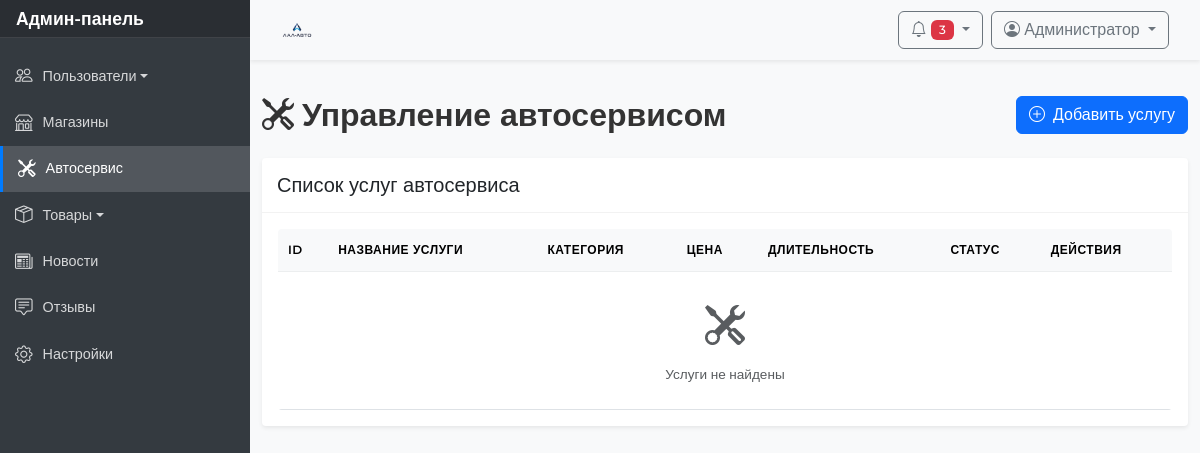
/admin.php?section=service (signed in), run on an earlier commit of the app's database.
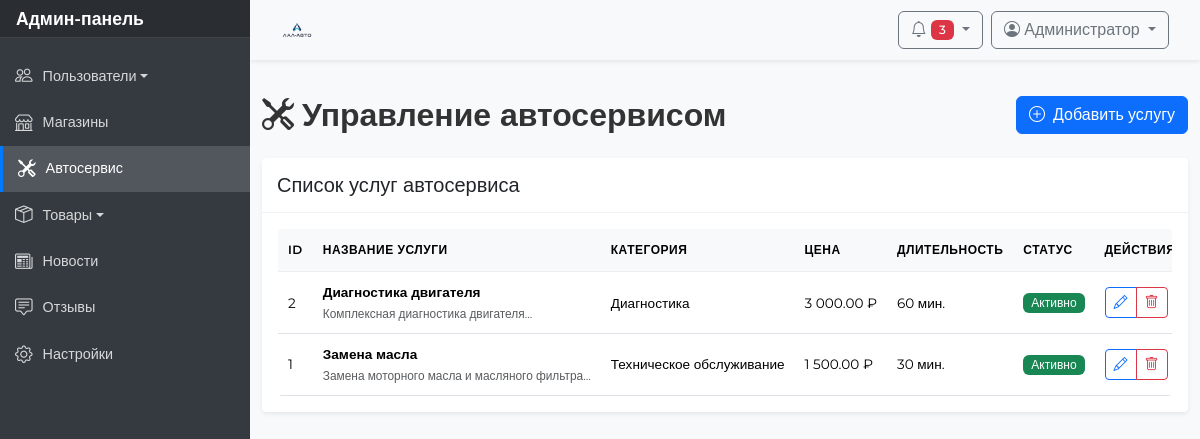
And on a later commit of the database.
### tables this page shows
CREATE TABLE `services` (
  `id` int(11) NOT NULL,
  `name` varchar(255) NOT NULL,
  `category` varchar(100) DEFAULT NULL,
  `price` decimal(10,2) NOT NULL,
  `description` text,
  `duration` int(11) DEFAULT NULL,
  `status` varchar(20) DEFAULT 'active',
  `created_at` timestamp NULL DEFAULT CURRENT_TIMESTAMP
);

### sections/service.php (the view, shortened to what this page needs)
<?php
$stmt = $conn->prepare("SELECT * FROM services ORDER BY category, name");
$stmt->execute();
$result = $stmt->get_result();
$services = [];
while ($row = $result->fetch_assoc())
{
    $services[] = $row;
}
?>
<div class="d-flex flex-column flex-md-row justify-content-between align-items-center mb-4">
    <h2 class="mb-3 mb-md-0">
        <i class="bi bi-tools me-2"></i>Управление автосервисом
    </h2>
    <div class="d-flex gap-2">
        <button class="btn btn-primary" data-bs-toggle="modal" data-bs-target="#addServiceModal">
            <i class="bi bi-plus-circle me-1"></i>
            <span class="d-none d-sm-inline">Добавить услугу</span>
        </button>
    </div>
</div>
<div class="card shadow-sm">
    <div class="card-header bg-white">
        <h5 class="mb-0">Список услуг автосервиса</h5>
    </div>
    <div class="card-body">
        <div class="table-responsive">
            <table class="table table-hover">
                <thead>
                    <tr>
                        <th>ID</th>
                        <th>Название услуги</th>
                        <th>Категория</th>
                        <th>Цена</th>
                        <th>Длительность</th>
                        <th>Статус</th>
                        <th>Действия</th>
                    </tr>
                </thead>
                <tbody>
                    <?php
                    if (count($services) > 0)
                    {
                        foreach ($services as $service)
                        {
                        ?>
                        <tr>
                            <td><?= $service['id'] ?></td>
                            <td>
                                <strong><?= htmlspecialchars($service['name']) ?></strong>
                                <?php
                                if (!empty($service['description']))
                                {
                                ?>
                                <br><small class="text-muted"><?= htmlspecialchars(substr($service['description'], 0, 100)) ?>...</small>
                                <?php
                                }
                                ?>
                            </td>
                            <td><?= htmlspecialchars($service['category']) ?></td>
                            <td><?= number_format($service['price'], 2, '.', ' ') ?> ₽</td>
                            <td>
                                <?php
                                if ($service['duration'])
                                {
                                ?>
                                <?= $service['duration'] ?> мин.
                                <?php
                                }
                                else
                                {
                                ?>
                                <span class="text-muted">—</span>
                                <?php
                                }
                                ?>
                            </td>
                            <td>
                                <span class="badge bg-<?= $service['status'] == 'active' ? 'success' : 'secondary' ?>">
                                    <?= $service['status'] == 'active' ? 'Активно' : 'Неактивно' ?>
                                </span>
                            </td>
                            <td>
                                <div class="btn-group btn-group-sm">
                                    <button class="btn btn-outline-primary"
                                            onclick="editService(<?= $service['id'] ?>)"
                                            data-bs-toggle="modal" data-bs-target="#editServiceModal">
                                        <i class="bi bi-pencil"></i>
                                    </button>
                                    <a href="admin.php?section=service&delete_id=<?= $service['id'] ?>"
                                    class="btn btn-outline-danger"
                                    onclick="return confirm('Удалить услугу?')">
                                        <i class="bi bi-trash"></i>
                                    </a>
                                </div>
                            </td>
                        </tr>
                        <?php
                        }
                        ?>
                    <?php
                    }
                    else
                    {
                    ?>
                    <tr>
                        <td colspan="7" class="text-center text-muted py-4">
                            <i class="bi bi-tools fs-1 d-block mb-2"></i>
                            Услуги не найдены
                        </td>
                    </tr>
                    <?php
                    }
                    ?>
                </tbody>
            </table>
        </div>
    </div>
</div>

What changed in the data, as far as the page shows it:
added services: id "2", name "Диагностика двигателя", description "Комплексная диагностика двигателя", category "Диагностика", price "3 000.00", duration "60", status "Активно"
added services: id "1", name "Замена масла", description "Замена моторного масла и масляного фильтра", category "Техническое обслуживание", price "1 500.00", duration "30", status "Активно"
Also different on the page:
text no longer shown: "Услуги не найдены"
